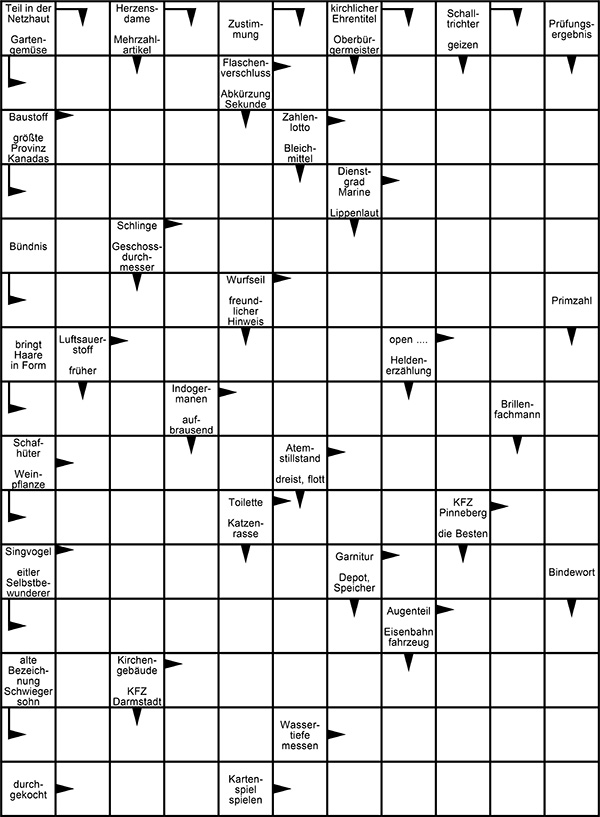
#> input picture solver/crossword.png, 600 x 817 px
$ python main.py
#> lines starting #> are read from the running program, lines starting #| are printed output that depends on the picture; after the words box and inside, x2 and y2 are one past the last pixel; in counts of white or black regions, pixels touching at a corner belong together
### solver/cell.py
class Cell:
  def __init__(self, img, x1, x2, y1, y2, cellType="default"):
    self.img = img
    self.x1 = x1
    self.y1 = y1
    self.x2 = x2
    self.y2 = y2
    self.type = cellType
    self.cells = []

### solver/main.py
import numpy as np
import cv2 as cv
from matplotlib import pyplot as plt
import random
from cell import Cell
import pytesseract
import cv2

pytesseract.pytesseract.tesseract_cmd = "C:\ProgramData\Tesseract-OCR\\tesseract.exe"

file = open('recognized.txt', 'w+')
file.write("")
file.close()
img = cv2.imread('crossword.png')
#> img is the input picture: shape (817, 600, 3); min 0, max 255, mean 225.9
assert img is not None, "file could not be read, check with os.path.exists()"
gray = cv2.cvtColor(img,cv.COLOR_BGR2GRAY)
# Add Gaussian blur before Canny
cv.imwrite('gray.jpg', gray)
edges = cv2.Canny(gray, 100, 200)
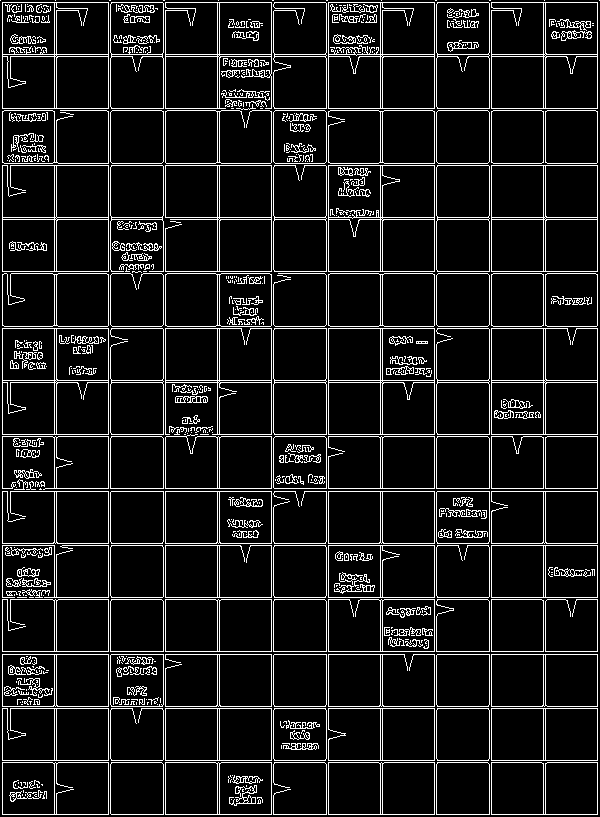
#> edges: shape (817, 600); 10% white in thin lines or dots
# Optional: Add dilation to connect nearby edges
kernel = np.ones((3,3), np.uint8)
edges = cv2.dilate(edges, kernel, iterations=1)
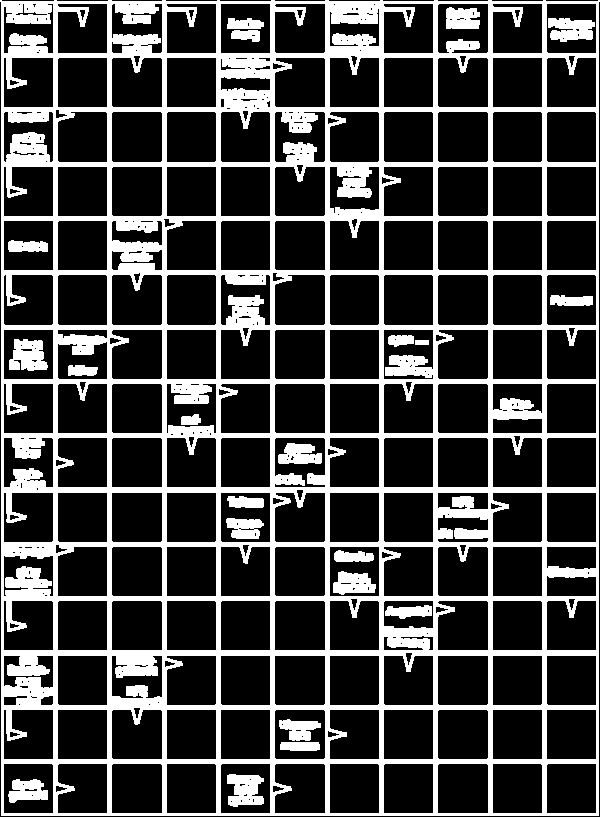
#> edges: shape (817, 600); 26.5% white; 22 white regions, largest, box (x1, y1, x2, y2) and area: (0, 0, 600, 816) 119494, (9, 339, 48, 371) 920, (227, 774, 264, 807) 907
cv.imwrite('edges.jpg', edges)

vertical_lines = []
horizontal_lines = []

def getText(t_img):

    # Convert the image to gray scale
    gray = cv2.cvtColor(t_img, cv.COLOR_BGR2GRAY)

    # Performing OTSU threshold
    ret, thresh1 = cv2.threshold(gray, 0, 255, cv.THRESH_OTSU | cv.THRESH_BINARY_INV)

    # Specify structure shape and kernel size.
    # Kernel size increases or decreases the area
    # of the rectangle to be detected.
    # A smaller value like (10, 10) will detect
    # each word instead of a sentence.
    rect_kernel = cv2.getStructuringElement(cv.MORPH_RECT, (10, 10))

    # Applying dilation on the threshold image
    dilation = cv2.dilate(thresh1, rect_kernel, iterations = 1)

    # Finding contours
    contours, hierarchy = cv2.findContours(dilation, cv.RETR_EXTERNAL,
                                                     cv2.CHAIN_APPROX_NONE)

    # Creating a copy of image
    im2 = t_img.copy()

    # Looping through the identified contours
    # Then rectangular part is cropped and passed on
    # to pytesseract for extracting text from it
    # Extracted text is then written into the text file
    for cnt in contours:
        x, y, w, h = cv2.boundingRect(cnt)

        # Drawing a rectangle on copied image
        rect = cv2.rectangle(im2, (x, y), (x + w, y + h), (0, 255, 0), 2)

        # Cropping the text block for giving input to OCR
        cropped = im2[y:y + h, x:x + w]

        # Open the file in append mode
        file = open("recognized.txt", "a")

        # Apply OCR on the cropped image
        text = pytesseract.image_to_string(cropped, lang="deu")

        # Appending the text into file
        file.write(text)
        file.write("\n")

        # Close the file
        file.close()
def merge_lines(lines, threshold=10, is_vertical=True):
    if not lines:
        return []

    merged_lines = []
    current_line = lines[0]

    for line in lines[1:]:
        if is_vertical:
            # For vertical lines, compare x-coordinates
            if abs(line[0] - current_line[0]) < threshold:
                current_line = (
                    current_line[0],  # x1
                    min(current_line[1], line[1]),  # y1
                    current_line[2],  # x2
                    max(current_line[3], line[3])   # y2
                )
            else:
                merged_lines.append(current_line)
                current_line = line
        else:
            # For horizontal lines, compare y-coordinates
            if abs(line[1] - current_line[1]) < threshold:
                current_line = (
                    min(current_line[0], line[0]),  # x1
                    current_line[1],  # y1
                    max(current_line[2], line[2]),  # x2
                    current_line[3]   # y2
                )
            else:
                merged_lines.append(current_line)
                current_line = line

    merged_lines.append(current_line)
    return merged_lines

# Your existing initialization code...

# Modify HoughLinesP parameters
lines = cv.HoughLinesP(
    edges,
    rho=1,
    theta=np.pi/180,
    threshold=250,  # Increased threshold
    minLineLength=500,
    maxLineGap=20
)
#> lines = 134 rows, first 6: [436, 815, 436, 0], [380, 815, 380, 0], [219, 815, 219, 0], [273, 815, 273, 0], [3, 815, 3, 1], [596, 815, 596, 1]

vertical_lines = []
horizontal_lines = []

for line in lines:
    x1,y1,x2,y2 = line[0]

    if abs(x1-x2) > abs(y1-y2):
        horizontal_lines.append((x1,y1,x2,y2))
    else:
        vertical_lines.append((x1,y1,x2,y2))
#> this loop made 134 passes
#> (x1, y1, x2, y2) on passes 1 to 12: (436, 815, 436, 0), (380, 815, 380, 0), (219, 815, 219, 0), (273, 815, 273, 0), (3, 815, 3, 1), (596, 815, 596, 1), (55, 815, 55, 0), (597, 815, 597, 1), (164, 815, 164, 0), (2, 815, 2, 1), (433, 815, 433, 1), (379, 815, 379, 1)
#> after the loop, horizontal_lines = 78 items, first 6: (4, 546, 595, 546), (4, 216, 595, 216), (4, 542, 595, 542), (4, 217, 595, 217), (4, 596, 595, 596), (4, 54, 595, 54); vertical_lines = 56 items, first 6: (436, 815, 436, 0), (380, 815, 380, 0), (219, 815, 219, 0), (273, 815, 273, 0), (3, 815, 3, 1), (596, 815, 596, 1)

# Sort and merge vertical lines
vertical_lines_sorted = sorted(vertical_lines, key=lambda line: line[0])
#> vertical_lines_sorted = 56 items, first 6: (1, 815, 1, 0), (2, 815, 2, 1), (3, 815, 3, 1), (53, 815, 53, 1), (54, 815, 54, 0), (55, 815, 55, 0)
horizontal_lines_sorted = sorted(horizontal_lines, key=lambda line: line[1])
#> horizontal_lines_sorted = 78 items, first 6: (0, 1, 599, 1), (4, 2, 595, 2), (4, 3, 595, 3), (4, 53, 595, 53), (4, 54, 595, 54), (4, 55, 595, 55)
horizontal_lines_merged = merge_lines(horizontal_lines_sorted, threshold=15, is_vertical=False)
#> in merge_lines, `current_line = lines[0]`: current_line = (0, 1, 599, 1)
#> the loop in merge_lines, `for line in lines[1:]:` made 77 passes
#> (line, current_line) on passes 1, 2, 4, 5, 6, 7, 9, 10, 11, 12, 14, 15: ((4, 2, 595, 2), (0, 1, 599, 1)), ((4, 3, 595, 3), (0, 1, 599, 1)), ((4, 54, 595, 54), (4, 53, 595, 53)), ((4, 55, 595, 55), (4, 53, 595, 53)), ((4, 56, 595, 56), (4, 53, 595, 53)), ((4, 57, 595, 57), (4, 53, 595, 53)), ((4, 108, 595, 108), (4, 107, 595, 107)), ((4, 109, 595, 109), (4, 107, 595, 107)), ((4, 110, 595, 110), (4, 107, 595, 107)), ((4, 111, 595, 111), (4, 107, 595, 107)), ((4, 163, 595, 163), (4, 162, 595, 162)), ((4, 164, 595, 164), (4, 162, 595, 162))
#> current_line on passes 3, 8, 13, 18, 23, 28: (4, 53, 595, 53), (4, 107, 595, 107), (4, 162, 595, 162), (4, 216, 595, 216), (4, 270, 595, 270), (4, 325, 595, 325)
#> after the loop in merge_lines, `for line in lines[1:]:`: merged_lines = 15 items, first 6: (0, 1, 599, 1), (4, 53, 595, 53), (4, 107, 595, 107), (4, 162, 595, 162), (4, 216, 595, 216), (4, 270, 595, 270)
#> horizontal_lines_merged = 16 items, first 6: (0, 1, 599, 1), (4, 53, 595, 53), (4, 107, 595, 107), (4, 162, 595, 162), (4, 216, 595, 216), (4, 270, 595, 270)
vertical_lines_merged = merge_lines(vertical_lines_sorted, threshold=15, is_vertical=True)
#> the loop in merge_lines (call 2), `for line in lines[1:]:` made 55 passes
#> (line, current_line) on passes 1, 2, 4, 5, 6, 7, 9, 10, 11, 12, 14, 15: ((2, 815, 2, 1), (1, 815, 1, 1)), ((3, 815, 3, 1), (1, 815, 1, 1)), ((54, 815, 54, 0), (53, 815, 53, 1)), ((55, 815, 55, 0), (53, 815, 53, 1)), ((56, 815, 56, 0), (53, 815, 53, 1)), ((57, 815, 57, 1), (53, 815, 53, 1)), ((108, 815, 108, 0), (107, 815, 107, 1)), ((109, 815, 109, 0), (107, 815, 107, 1)), ((110, 815, 110, 0), (107, 815, 107, 1)), ((111, 815, 111, 0), (107, 815, 107, 1)), ((163, 815, 163, 0), (162, 815, 162, 0)), ((164, 815, 164, 0), (162, 815, 162, 0))
#> current_line on passes 3, 8, 13, 18, 23, 28: (53, 815, 53, 1), (107, 815, 107, 1), (162, 815, 162, 0), (216, 815, 216, 1), (270, 815, 270, 1), (325, 815, 325, 0)
#> vertical_lines_merged = [(1, 815, 1, 1), (53, 815, 53, 1), (107, 815, 107, 1), (162, 815, 162, 1), (216, 815, 216, 1), (270, 815, 270, 1), (325, 815, 325, 1), (379, 815, 379, 1), (433, 815, 433, 1), (488, 815, 488, 1), (542, 815, 542, 1), (596, 815, 596, 1)]
# Draw merged lines
for x1,y1,x2,y2 in vertical_lines_merged:
    cv.line(img,(x1,y1),(x2,y2),(0,255,0),2)
#> this loop made 12 passes
#> (x1, x2) on passes 1 to 12: (1, 1), (53, 53), (107, 107), (162, 162), (216, 216), (270, 270), (325, 325), (379, 379), (433, 433), (488, 488), (542, 542), (596, 596)
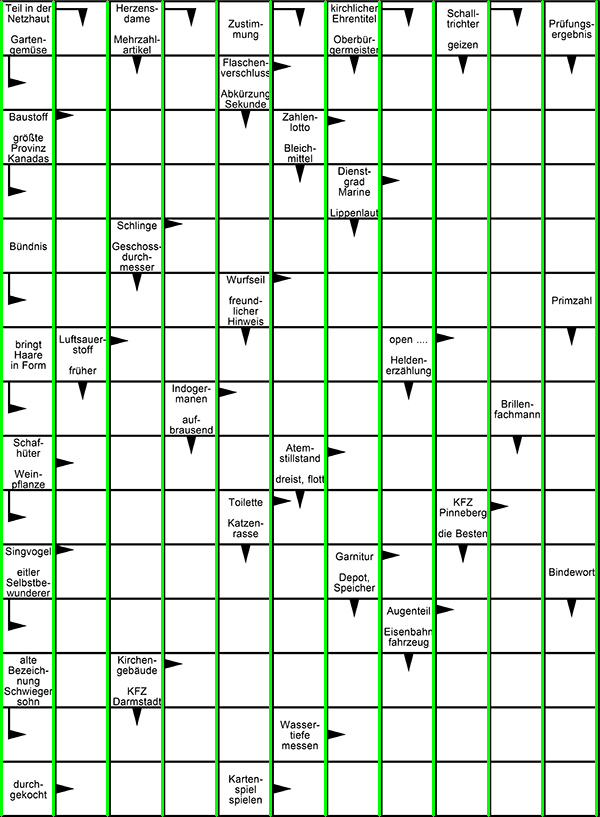
#> img: shape (817, 600, 3); 5.99% of pixels changed, all inside (x1, y1, x2, y2) = (0, 0, 598, 817)
for x1,y1,x2,y2 in horizontal_lines_merged:
    cv.line(img,(x1,y1),(x2,y2),(0,0,255),2)
#> this loop made 16 passes
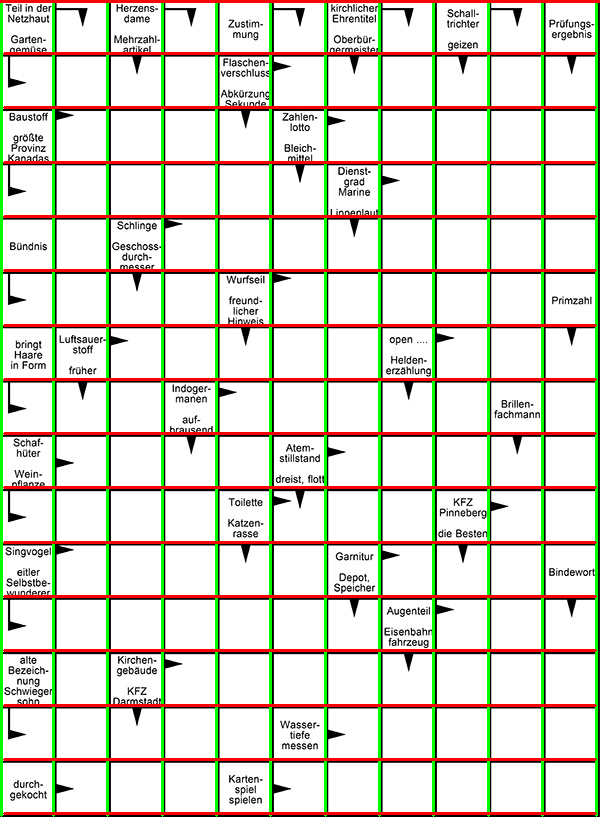
#> img: shape (817, 600, 3); 5.81% of pixels changed, all inside (x1, y1, x2, y2) = (0, 0, 600, 815)
cv.imwrite('houghlines3.jpg',img)
# Sorting horizontal lines by y1
def extract_cells(img, vertical_lines_merged, horizontal_lines_merged):
    cells = []
    img = cv2.imread('crossword.png')
    # Add padding to avoid cutting text
    padding = 0

    cv.imwrite('extract.png', img)

    for i in range(len(vertical_lines_merged) - 1):
        for j in range(len(horizontal_lines_merged) - 1):
            # Get coordinates for current cell
            x1 = vertical_lines_merged[i][0]
            y1 = horizontal_lines_merged[j][1]
            x2 = vertical_lines_merged[i + 1][0]
            y2 = horizontal_lines_merged[j + 1][1]

            # Extract cell with padding
            if (x2 - x1) > 10 and (y2 - y1) > 10:  # Minimum size check
                cell_img = img[y1+padding:y2-padding, x1+padding:x2-padding]
                cell = Cell(cell_img,x1,x2,y1,y2)
                cells.append(cell)
               # cv2.imwrite(f'cell_{i}_{j}.jpg', cell_img)
                getText(cell_img)
#> this loop made 1 pass
#> pass 1, in __init__, `self.img = img`:
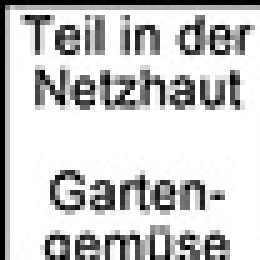
#> self.img: shape (52, 52, 3) (shown 5 times larger); min 0, max 255, mean 202.1
#> pass 1, in getText, `ret, thresh1 = cv2.threshold(gray, 0, 255, cv.THRESH_OTSU | cv.THRESH_..`:
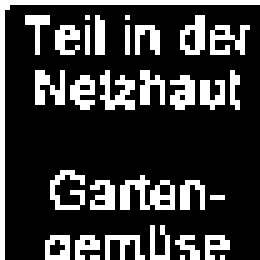
#> thresh1: shape (52, 52) (shown 5 times larger); 22.4% white in thin lines or dots
#> pass 1, in getText, `dilation = cv2.dilate(thresh1, rect_kernel, iterations = 1)`:
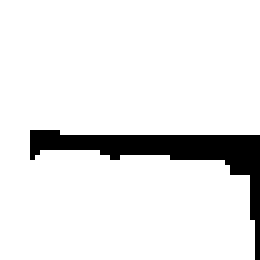
#> dilation: shape (52, 52) (shown 5 times larger); 91% white; 1 black region, box (x1, y1, x2, y2) and area: (6, 26, 52, 52) 244
#> after the loop, cells = 1 item

    return cells

# After line detection and merging, call:
#> (the run stopped early here; a loop or call above may not have finished)
